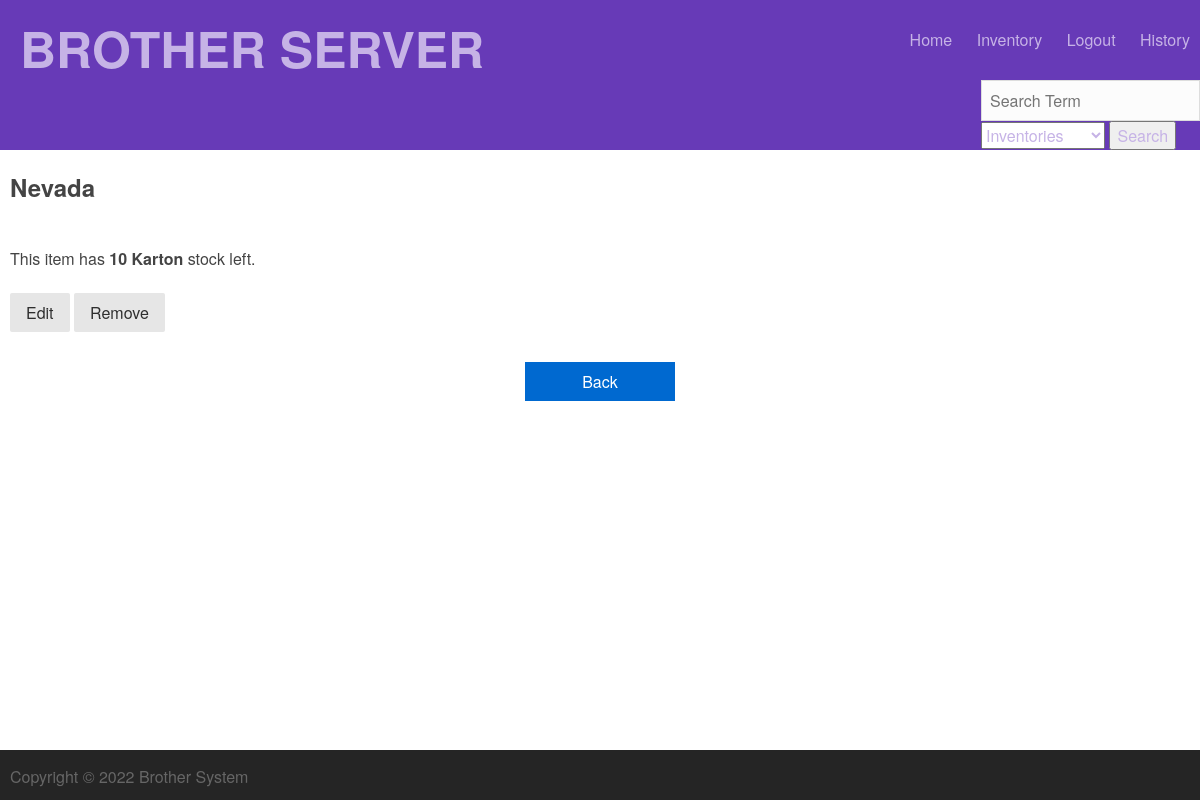
/inventory/1 (signed in), run on an earlier commit of the app's database.
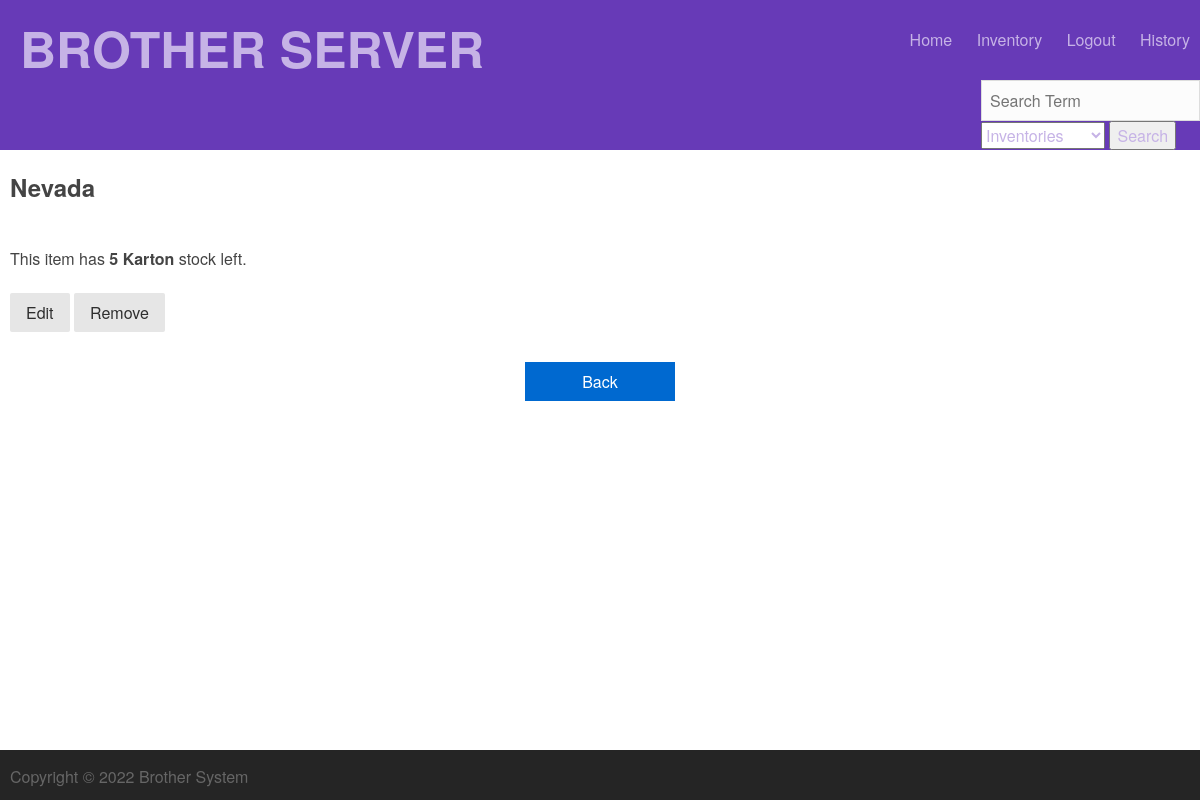
And on a later commit of the database.
### tables this page shows
CREATE TABLE Inventory(
            inventory_id INTEGER PRIMARY KEY AUTOINCREMENT,
            inventoryname TEXT,
            quantity INT,
            description TEXT);

### run.py (the view)
@app.route('/inventory/<inventory_id>')
def single_inventory(inventory_id):
    if ('logged_in' not in session or not session['logged_in']):
        return redirect(url_for('/login'))
    page['title'] = 'Inventory'
    inventory = None
    inventory = myDatabase.select_inventory(inventory_id)
    if inventory == None:
        inventory = []
    return render_template('singleitems/inventory.html',
                            session=session,
                            page=page,
                            user=user_details,
                            inventory=inventory)

### database.py (called while the page is built)
    def execute(self, sql_string):
        out = None
        for string in sql_string.split(";"):
            try:
                out = self.cur.execute(string)
            except sqlite3.DatabaseError as e:
                print("database error:{}".format(e))
                pass
        return out

    def select_inventory(self, inventory_id):
        sql_query = """
                SELECT inv.inventory_id, inv.inventoryname, inv.quantity, inv.description, im.filename
                FROM Inventory inv INNER JOIN Images im
                ON inv.inventory_id = im.inventory_id
                Where inv.inventory_id = {inventory_id}
            """.format(inventory_id=inventory_id)
        result = []
        self.execute(sql_query)
        cols = [a[0] for a in self.cur.description]
        returning = self.cur.fetchall()
        for row in returning:
            result.append({a:b for a,b in zip(cols, row)})
        return result

### templates/singleitems/inventory.html
{% include 'top.html' %}
<div class="content">
  <div class="container details">
    {% if inventory %}
    <h2 class="title">{{inventory[0].inventoryname}}</h2>
    <br />
    This item has <strong>{{inventory[0].quantity}} {{ inventory[0].description }}</strong> stock left.
    <br />
    <br />
    <a class="pure-button" href="{{ url_for('edit', inventory_id=inventory[0].inventory_id) }}">Edit</a>
    <a class="pure-button" href="{{ url_for('remove_inventory', inventory_id=inventory[0].inventory_id) }}">Remove</a>
    <form class="login" action="{{url_for('list_inventories')}}">
      <button class="flat" type="submit">Back</button>
     </form>
    {% else %}
    <h2 class="title">Invalid Inventory ID</h2>
    {% endif %}
  </div>
</div>
{% include 'bottom.html'%}

What changed in the data, as far as the page shows it:
changed Inventory "Nevada": quantity "10" → "5"
